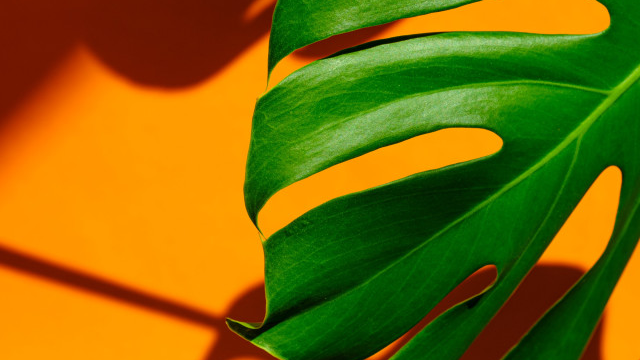
//> input picture OpenCV/OpenCV_Code/test.png, 640 x 360 px
$ ./main   (built with g++ and OpenCV 4)
//> lines starting //> are read from the running program, lines starting //| are printed output that depends on the picture
#include <iostream>
#include <opencv2/opencv.hpp>

int main()
{
	cv::Mat srcImg = cv::imread("../test.png", cv::IMREAD_UNCHANGED);
//> srcImg is the input picture: 360 rows x 640 cols, CV_8UC4; mean B, G, R, A 5.1, 106.4, 126.4, 255
	if (srcImg.empty())
	{
		std::cerr << "Error: cannot open source image!\n";
		return -1;
	}

	cv::Mat grayImg;
	cv::cvtColor(srcImg, grayImg, cv::COLOR_BGR2GRAY);
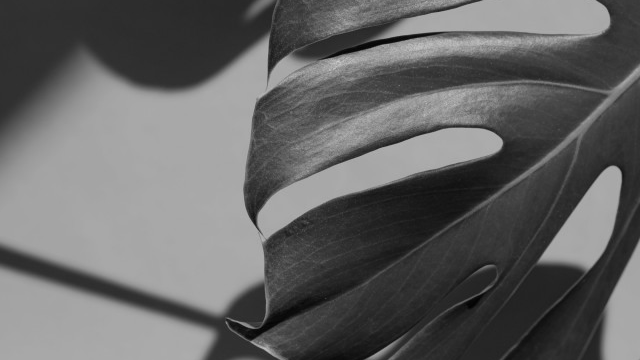
//> grayImg: 360 rows x 640 cols, CV_8UC1; min 1, max 207, mean 100.8

	// 访问像素, 单通道
	for (int row = 0; row < grayImg.rows; ++row)
	{
		for (int col = 0; col < grayImg.cols; ++col)
		{
			uchar grayVal = grayImg.at<uchar>(row, col); // 读取像素处灰度值
			grayImg.at<uchar>(row, col) = 255 - grayVal; // 反色
		}
	}
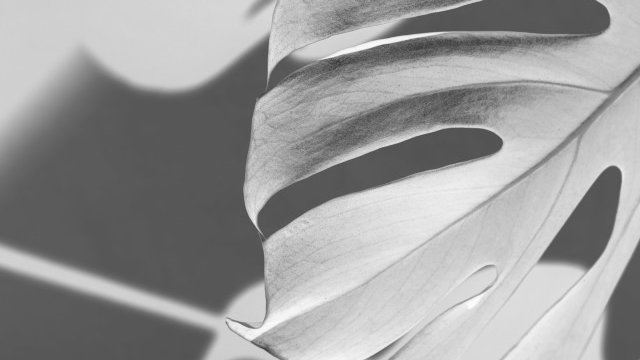
//> grayImg: 360 rows x 640 cols, CV_8UC1; min 48, max 254, mean 154.2

	cv::namedWindow("gray image", CV_WINDOW_AUTOSIZE);
	cv::imshow("gray image", grayImg);

	// 访问像素， 三通道
	cv::Mat dstImg;
	dstImg.create(srcImg.size(), srcImg.type());
	for (int row = 0; row < dstImg.rows; ++row)
	{
		for (int col = 0; col < dstImg.cols; ++col)
		{
			if (dstImg.channels() == 1)
			{
				uchar grayVal = dstImg.at<uchar>(row, col);
				dstImg.at<uchar>(row, col) = 255 - grayVal;
			}
			else if (dstImg.channels() == 3)
			{
				// 获取三通到的像素值信息
				// typedef Vec<uchar, 3> Vec3b; Vec3b的定义
				cv::Vec3b intensity = srcImg.at<cv::Vec3b>(row, col);
				uchar b = intensity[0];
				//				uchar g = intensity[1];
				//				uchar r = intensity[2];
				dstImg.at<cv::Vec3b>(row, col)[0] = b; // 只保留源图像的蓝色通道
				dstImg.at<cv::Vec3b>(row, col)[1] = 0;
				dstImg.at<cv::Vec3b>(row, col)[2] = 0;
			}
		}
	}
//> dstImg: 360 rows x 640 cols, CV_8UC4; every value is 0
	cv::namedWindow("dst image", CV_WINDOW_AUTOSIZE);
	cv::imshow("dst image", dstImg);

	cv::waitKey(0);
	return 0;
}
